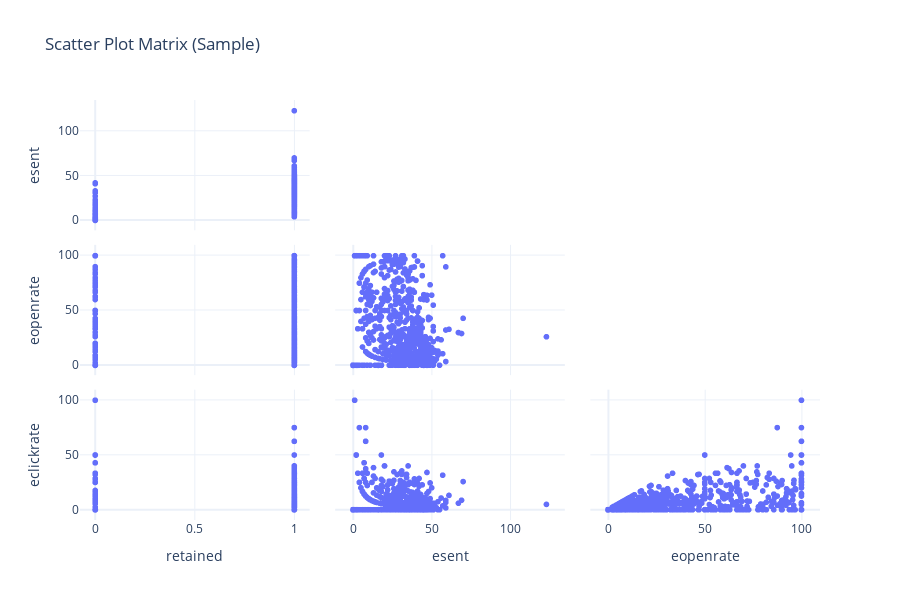

Notebook source saved alongside this figure:
### Markdown cell above
## 4.7 Scatter Plot Matrix (Sample)

Visual exploration of pairwise relationships between numeric features.

**📖 How to Read the Scatter Matrix:**
- **Diagonal**: Distribution of each feature (histogram or density)
- **Off-diagonal**: Scatter plot showing relationship between two features
- Each row/column represents one feature

**🔍 What to Look For:**

| Pattern | What It Means | Action |
|---------|--------------|--------|
| **Linear trend** (diagonal line of points) | Strong correlation | Check if redundant; may cause multicollinearity |
| **Curved pattern** | Non-linear relationship | Consider polynomial features or transformations |
| **Clusters/groups** | Natural segments in data | May benefit from segment-aware modeling |
| **Fan shape** (spreading out) | Heteroscedasticity | May need log transform or robust methods |
| **Random scatter** | No relationship | Features are independent |

**⚠️ Cautions:**
- Sample shown (max 1000 points) for performance - patterns may differ in full data
- Look for the same patterns in correlation matrix (section 4.2) to confirm

### Code cell
top_numeric = numeric_cols[:4] if len(numeric_cols) > 4 else numeric_cols

if len(top_numeric) >= 2:
    fig = charts.scatter_matrix(
        df[top_numeric].sample(min(1000, len(df))),
        title="Scatter Plot Matrix (Sample)"
    )
    display_figure(fig)

### Figure 1 — Plotly figure (JSON) as saved in the notebook; plotly's stock layout.template omitted (floating-point values rounded to 4 significant figures; data arrays with more than 128 entries replaced by an {"elided": "..."} marker saying what was removed)
{"data": [{"diagonal": {"visible": false}, "dimensions": [{"axis": {"matches": true}, "label": "retained", "values": {"elided": "1000 int values"}}, {"axis": {"matches": true}, "label": "esent", "values": {"elided": "1000 int values"}}, {"axis": {"matches": true}, "label": "eopenrate", "values": {"elided": "1000 float values"}}, {"axis": {"matches": true}, "label": "eclickrate", "values": {"elided": "1000 float values"}}], "hovertemplate": "%{xaxis.title.text}=%{x}<br>%{yaxis.title.text}=%{y}<extra></extra>", "legendgroup": "", "marker": {"color": "#636efa", "symbol": "circle"}, "name": "", "showlegend": false, "showupperhalf": false, "type": "splom"}], "layout": {"autosize": true, "dragmode": "select", "height": 600, "legend": {"tracegroupgap": 0}, "title": {"text": "Scatter Plot Matrix (Sample)"}}}
